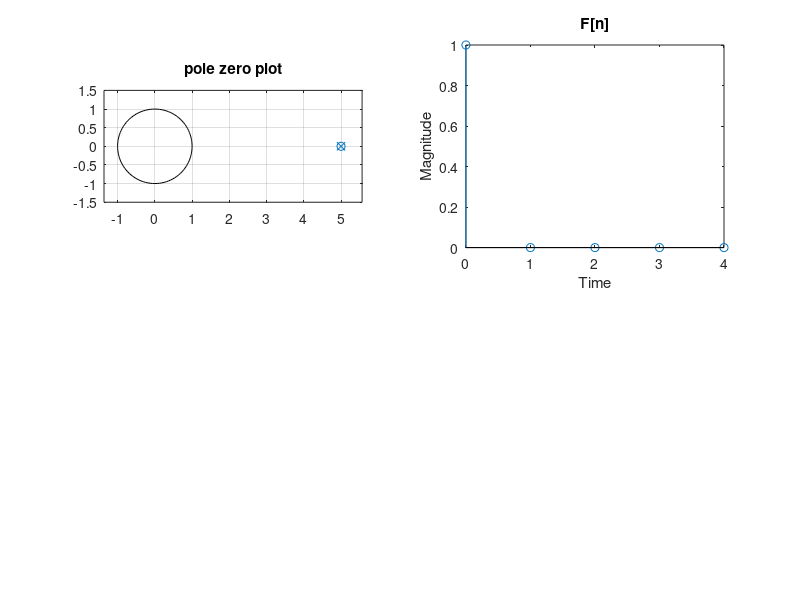

Recreate this plot in MATLAB.
clc;
clear;
close all;
n=input('enter the numerator:');
d=input('enter the denomerator:');
N=input('input the sampple: ');
subplot(221)
zplane(n,d);
title('pole zero plot');
[m,t]=impz(n,d,N);
subplot(222);
stem(t,m);
xlabel('Time');
ylabel('Magnitude')
title('F[n]');
disp(m);
